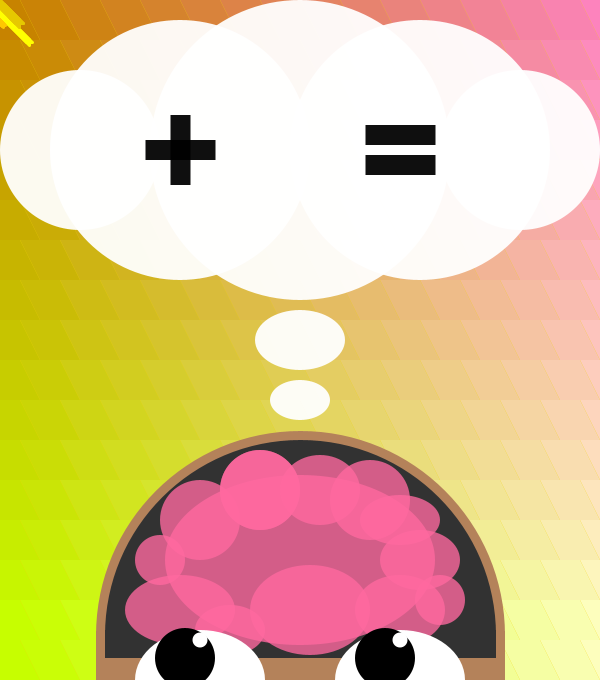
Frame 1 (no input)
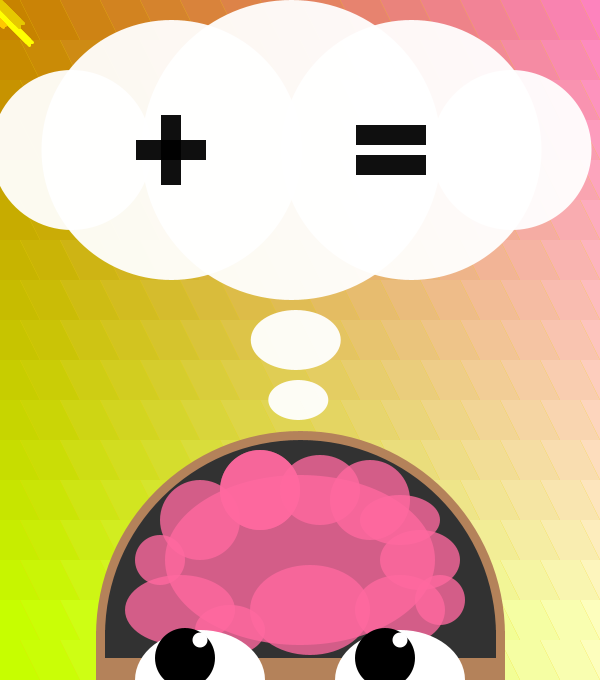
Frame 60 (the mouse pressed at the canvas centre just before this capture)
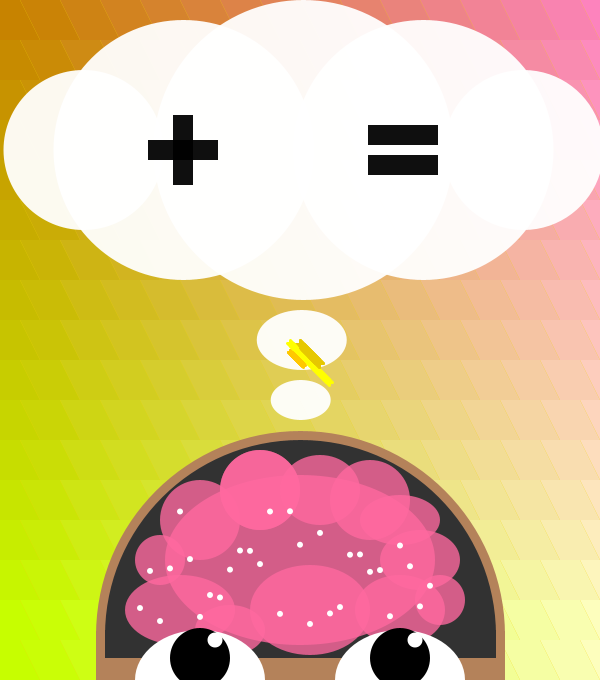
Frame 120 (the mouse held since frame 60 and released just before this capture)

The Processing sketch that drew these frames (run headless with seeded random() and noise(); from frame 60 on, the mouse is pressed at the canvas centre):

// Processing sketch: project1_10_03
// ── project1_10_03.pde
//colors
//animated background that cycles through shades of yellow?

//adjective I'm using: BRIGHT
//head and brain, with functions that will do basic math problems above it
//background pattern?
//add animated stars & "bright" shapes in draw
//eyes animated by mousePosition
int a = 40; //variable for length of array
int [] x = new int[a]; //arrays for x and y positions
int [] y = new int[a];
float random1; //two values for calling "smarts()" function
float random2;  
float bubbleX = 300;
float bubbleDir = 0.5;
float x1 = 40;
void setup() {
  size(600, 680);
  //frameRate(30);
}

void draw() {
  //will add more animations
  pattern();
  int widthA = int(random(2, 10));
  // background(40, 230, 130);
  bubble(bubbleX);
  trail();
  brain(); //function call for head shapes
  if (keyPressed) {  //when keyisPressed, generates the random #'s for digit();
    random1 = random(1, 6);
    random2 = random(1, 6);
  }
  //bubble bounces back and forth along screen
  bubbleX = bubbleX + bubbleDir; //bubble direction can be positive or negative
  x1 = x1 + bubbleDir;
  if (bubbleX > 310) {
    bubbleDir *= -1;
  }
  if (bubbleX < 290) {
    bubbleDir *= -1;
  }
  if (mousePressed) { //calls the stars() function when mouse is pressed
    sparkles(widthA); //parameters for size
  }
  smarts(int(random1), int(random2), x1);
}
void brain() {
  strokeWeight(9);
  stroke(180, 130, 90);
  fill(50);
  ellipse(300, 635, 400, 400); //black ellipse
  fill(180, 130, 90);
  rect(100, 635, 400, 200); //brown rect
  noStroke();
  fill(50);
  rect(105, 630, 391, 28); //black rect
  fill(255, 105, 160, 200);
  noStroke();
  ellipse(300, 560, 270, 170);
  ellipse(180, 610, 110, 70);
  ellipse(160, 560, 50, 50);
  ellipse(420, 560, 80, 60);
  ellipse(400, 610, 90, 70);
  ellipse(440, 600, 50, 50);
  ellipse(230, 630, 70, 50);
  ellipse(310, 610, 120, 90);
  ellipse(200, 520, 80, 80);
  ellipse(400, 520, 80, 50);
  ellipse(260, 490, 80, 80);
  ellipse(260, 490, 80, 80);
  ellipse(320, 490, 80, 70);
  ellipse(370, 500, 80, 80);
  //eyes
  fill(255);
  ellipse(200, 680, 130, 100);
  ellipse(400, 680, 130, 100);
  //pupils
  fill(0);
  //************pupils go slighty out of eyewhites***************
  float pupil1 = map(mouseX, 0, 600, 185, 215); //pupil left&right position tracked by map mouseX
  float pupil2 = map(mouseX, 0, 600, 385, 415);
  int pupilY = 658; //y value of pupils
  ellipse(pupil1, pupilY, 60, 60);
  ellipse(pupil2, pupilY, 60, 60);
  fill(255);
  noStroke();
  ellipse(pupil1 + 15, pupilY - 18, 15, 15);//pupil details
  ellipse(pupil2 + 15, pupilY - 18, 15, 15);//pupil details
}
///sparkles on mouse position
//When you move the mouse around small "glitter" graphics appear in the mouse's previous position
//Refrences to example 9-8 in Learning Proccessing, and Ex_16 in class
//Use an array that takes the last mouseXandmouseY positions to draw a diamond(quad)
void trail() {
  //use this for statement to create the "trail" effect with an array
  //while int i is positive, starting from length of the array - 1
  for (int i = a-1; i > 0; i --) {
    x[i] = x[i-1]; //each variable in the array shifts over the next slot 
    y[i] = y[i-1];
  }
  //the mouseXandY determine values at beginning of arrays
  x[0] = mouseX;
  y[0] = mouseY;
  //"sparkles" made of + shapes from lines()
  // + i to x and y positions to create more movement
  for (int i = 0; i < a; i++) {
    fill(60, 255, 230);
    stroke(0);
    strokeWeight(3);
    int starA = 6; //width and height of this + shape
    //first star displaced by -10
    stroke(255, 255, 0);
    line(x[i] + i - 10, y[i] + i, x[i] + i - 10, y[i] + starA + i);
    line(x[i] - starA/2 + i - 10, y[i] + starA/2 + i, x[i] + starA/2 + i - 10, y[i] + starA/2 + i);
    int starB = 8;
    stroke(230, 200, 0);
    line(x[i] + i/2, y[i] + i/2, x[i] + i/2, y[i] + starB + i/2);
    line(x[i] - starB/2 + i/2, y[i] + starB/2 + i/2, x[i] + starB/2 + i/2, y[i] + starB/2 + i/2);
    int starC = 4; //this star is displaced ten left and down
    stroke(255, 200, 0);
    line(x[i] + i/3 - 10, y[i] + i/3 + 10, x[i] + i/3 - 10, y[i] + starC + i/3 + 10);
    line(x[i] - starC/2 + i/3 - 10, y[i] + starC/2 + i/3 + 10, x[i] + starC/2 + i/3 - 10, y[i] + starC/2 + i/3 + 10);
  }
}
//background pattern or animation
//function for "pattern", will probably change
void pattern() {
  background(240, 210, 0);
  for (int x = -100; x < 1200; x += 40) {
    for (int y = 0; y < 800; y += 40) {
      float r1 = map(x, 0, 600, 200, 255);
      float g1 = map(y, 0, 600, 130, 255);
      float b1 = map(x, 0, 600, 0, 200);
      stroke(255);
      //strokeWeight(2);
      noStroke();//removed stroke
      fill(r1, g1, b1, 250);
      quad(x, y, x + 40, y, x + 60, y + 40, x + 20, y + 40);
    }
  }
}
//sparklers on brain
void sparkles(int w) {
  //int x = 0;
  //int y = 0;
  fill(255);
  for (int i = 140; i < 440; i +=10) {
    //fill
    ellipse(i, 500 + random(130), w, w);
  }
}
//white thought-bubbles to encase math problems
void bubble(float bubbleX) {
  //int bubbleX = 680;//bubble x position
  fill(255, 240);
  //main bubble
  ellipse(bubbleX - 120, 150, 260, 260);
  ellipse(bubbleX + 120, 150, 260, 260);
  ellipse(bubbleX, 150, 300, 300);
  ellipse(bubbleX - 220, 150, 160, 160);
  ellipse(bubbleX + 220, 150, 160, 160);
  //smaller bubbles
  ellipse(map(bubbleX, 290, 310, 298, 302), 400, 60, 40);
  ellipse(map(bubbleX, 290, 310, 295, 305), 340, 90, 60);
}
//in draw statement: when the mouse is pressed, 2 random integers (0-5) will be generated,the sum of them assigned to num3
//These integers will be passed through the function smarts, and then digit, which uses 3 parameters:
//one for the number, the other two for the x and y position
//with void keyPressed, math problem graphics are immediately covered up by white background looping
//changed to normal function, random numbers ctrled by if(keyPressed) statement instead
void smarts(int num1, int num2, float x1) {
  //PLUS AND EQUAL SIGNS
  fill(0, 240);
  noStroke();
  rect(x1+130, 115, 20, 70);
  rect(x1+105, 140, 70, 20);
  rect(x1+325, 125, 70, 20);
  rect(x1+325, 155, 70, 20);
  int y = 100; //height of all digits
  //int x1 = 40; //first digit pos
  float x2 = x1 + 220; //second digit pos
  float x3 = x1 + 440; //sum pos
  //int num1 = int(random(1, 6));
  //int num2 = int(random(1, 6));
  int num3 = num1 + num2;
  digit(num1, x1, y); //call the function digit for the two numbers as well as their sum, all in different positions
  digit(num2, x2, y);
  digit(num3, x3, y);
  println(num1); //print the numbers to console to double check 
  println(num2);
  println(num3);
}
//digits function uses the num 1,2,3 and x,y positions as parameters 
void digit(int number, float xpos, float ypos) {
  //cchanged from if to switch to determine which number function is going to be called
  switch(number) {
  case 1:
    one(xpos, ypos);
    break;
  case 2:
    two(xpos, ypos);
    break;
  case 3:
    three(xpos, ypos);
    break;
  case 4:
    four(xpos, ypos);
    break;
  case 5:
    five(xpos, ypos);
    break;
  case 6:
    six(xpos, ypos);
    break;
  case 7:
    seven(xpos, ypos);
    break;
  case 8:
    eight(xpos, ypos);
    break;
  case 9:
    nine(xpos, ypos);
    break;
  case 10:
    ten(xpos, ypos);
    break;
  }
}
//all number shape functions
void one(float x, float y) {
  fill(60, 40, 255);
  rect(x + 30, y, 30, 100);
  rect(x + 15, y, 15, 20);
}
void two(float x, float y) {
  fill(40, 130, 230);
  rect(x, y, 80, 20);
  rect(x + 60, y, 20, 60);
  rect(x, y + 40, 80, 20);
  rect(x, y + 40, 20, 60);
  rect(x, y + 80, 80, 20);
}
void three(float x, float y) {
  fill(50, 255, 240);
  rect(x + 60, y, 20, 100);
  rect(x, y, 80, 20);
  rect(x + 5, y + 40, 75, 20);  
  rect(x, y + 80, 80, 20);
}
void four(float x, float y) {
  fill(25, 230, 80);
  rect(x - 10, y, 20, 60);
  rect(x - 10, y + 40, 80, 20);
  rect(x + 60, y, 20, 100);
}
void five(float x, float y) {
  fill(170, 255, 105);
  rect(x, y, 80, 20);
  rect(x, y, 20, 60);
  rect(x, y + 40, 80, 20);
  rect(x + 60, y + 40, 20, 60);
  rect(x, y + 80, 80, 20);
}
void six(float x, float y) {
  fill(25, 255, 125);
  rect(x, y, 90, 20);
  rect(x, y, 20, 100);
  rect(x, y + 40, 80, 20);
  rect(x + 70, y + 40, 20, 60);
  rect(x, y + 80, 80, 20);
}
void seven(float x, float y) {
  fill(75, 232, 20);
  rect(x - 10, y, 90, 20);
  rect(x + 60, y, 20, 100);
}
void eight(float x, float y) {
  fill(255, 255, 40);
  rect(x, y, 80, 20);
  rect(x + 70, y, 20, 100);
  rect(x, y + 40, 80, 20);
  rect(x, y, 20, 100);
  rect(x, y + 80, 80, 20);
}
void nine(float x, float y) {
  fill(230, 180, 10);
  rect(x, y, 80, 20);
  rect(x + 70, y, 20, 100);
  rect(x, y + 40, 80, 20);
  rect(x, y, 20, 60);
  rect(x, y + 80, 80, 20);
}
void ten(float x, float y) {
  fill(255, 175, 90);
  rect(x, y, 30, 100);
  rect(x - 15, y, 15, 20);
  //zero
  rect(x + 40, y, 80, 20);
  rect(x + 100, y, 20, 100);
  rect(x + 40, y, 20, 100);
  rect(x + 40, y + 80, 80, 20);
}
